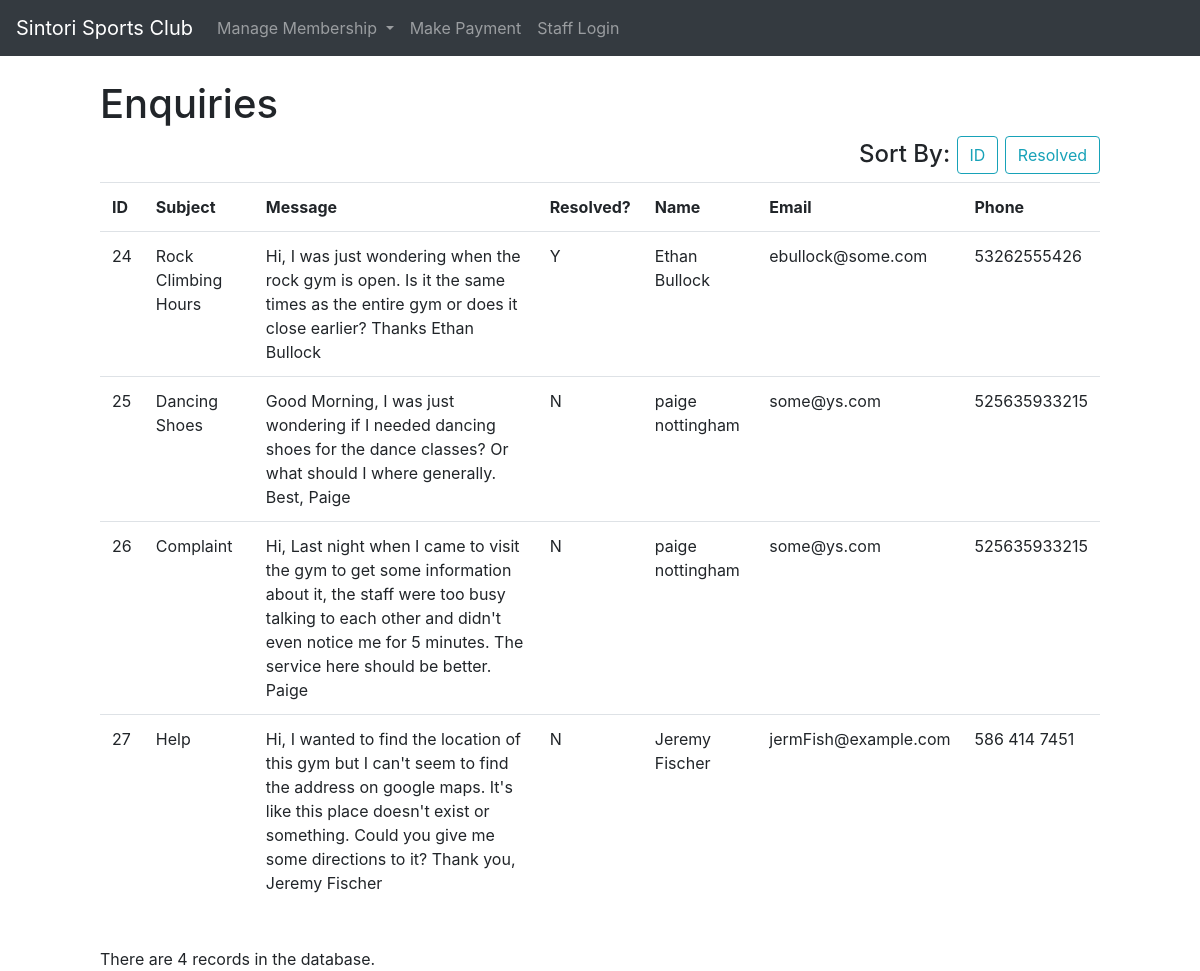
The app's page /enquiry_viewall.php with its own data.
### tables this page shows
CREATE TABLE `enquiry` (
  `enquiryID` mediumint(8) UNSIGNED NOT NULL,
  `subject` varchar(255) DEFAULT NULL,
  `enquiryComment` longtext NOT NULL,
  `resolved` enum('Y','N') NOT NULL DEFAULT 'N',
  `nonmemberID` mediumint(8) UNSIGNED NOT NULL
);

CREATE TABLE `nonmember` (
  `nonmemberID` mediumint(8) UNSIGNED NOT NULL,
  `fname` varchar(20) NOT NULL,
  `lname` varchar(20) NOT NULL,
  `email` varchar(30) NOT NULL,
  `phone` varchar(20) NOT NULL
);

### enquiry_viewall.php (the view, shortened to what this page needs)
<!doctype html>
<html>
<head>
	<link rel="stylesheet" type="text/css" href="style.css">
</head>
<body>
	<?php include ('nav_staff.inc.php');
  echo '<h1>Enquiries</h1>';
  require ('connectDB.php');
	$display=19;
	if (isset($_GET['s']) && is_numeric($_GET['s'])) {
		$start = $_GET['s'];
	} else {
		$start = 0;
	}
	$sort = (isset($_GET['sort'])) ? $_GET['sort'] : 'res';
	switch ($sort) {
		case 'res':
			$order_by = 'enquiry.resolved';
			break;
	}
  $q = "SELECT enquiry.enquiryID, enquiry.subject, enquiry.enquiryComment, enquiry.resolved, nonmember.fname, nonmember.lname, nonmember.email, nonmember.phone
  FROM enquiry INNER JOIN nonmember ON enquiry.nonmemberID = nonmember.nonmemberID
  ORDER BY $order_by LIMIT $start, $display";
  $r = @mysqli_query($dbc, $q);
  if($r){
    $num = mysqli_num_rows($r);
    if($num > 0){
			echo "<h4 class='text-right'>Sort By:
			<a type='button' class='btn btn-outline-info' href='enquiry_viewall.php?sort=ID'>ID </a>
			<a type='button' class='btn btn-outline-info' href='enquiry_viewall.php?sort=res'>Resolved</a></h4>";
      echo '<table class="table">
            <tr><td align="left"><b>ID</b></td><td align="left"><b>Subject</b></td>
            <td align="left"><b>Message</b></td><td align="left"><b>Resolved?</b></td>
            <td align="left"><b>Name</b></td><td align="left"><b>Email</b></td>
            <td align="left"><b>Phone</b></td></tr>';
            while ($row = mysqli_fetch_array($r)) {
              echo '<tr><td align="left">' . $row[0] . '</td>
              <td align="left">' . $row[1] . '</td>
              <td align="left">' . $row[2] . '</td><td align="left">' . $row[3] . '</td>
              <td align="left">' . $row[4] . ' ' . $row[5] . '</td>
              <td align="left">' . $row[6] . '</td>
							<td align="left">' . $row[7] . '</td></tr>';
            }
            echo '</table>';
            echo "<br/>There are $num records in the database.";
          }
          else{
            echo "There are no enquiries in the database<br/>";
          }
        }
        else{
          echo '<p class="error">The current enquiries could not be retrieved. We apologize for any inconvenience.</p>';
        }
      ?>
</body>
</html>

### style.css (style rules this page uses)
body { padding-top: 80px; padding-left: 100px; padding-right: 100px; background-color: lightblue; }

### records on screen
enquiry: enquiryID "24", subject "Rock Climbing Hours", enquiryComment "Hi, I was just wondering when the rock gym is open. Is it the same times as the entire gym or does it close earlier? Thanks Ethan Bullock", resolved "Y", nonmemberID.fname "Ethan", nonmemberID.lname "Bullock", nonmemberID.email "ebullock@some.com", nonmemberID.phone "53262555426"
enquiry: enquiryID "25", subject "Dancing Shoes", enquiryComment "Good Morning, I was just wondering if I needed dancing shoes for the dance classes? Or what should I where generally. Best, Paige", resolved "N", nonmemberID.fname "paige", nonmemberID.lname "nottingham", nonmemberID.email "some@ys.com", nonmemberID.phone "525635933215"
enquiry: enquiryID "26", subject "Complaint", enquiryComment "Hi, Last night when I came to visit the gym to get some information about it, the staff were too busy talking to each other and didn't even notice me for 5 minutes. The service here should be better. Paige", resolved "N", nonmemberID.fname "paige", nonmemberID.lname "nottingham", nonmemberID.email "some@ys.com", nonmemberID.phone "525635933215"
enquiry: enquiryID "27", subject "Help", enquiryComment "Hi, I wanted to find the location of this gym but I can't seem to find the address on google maps. It's like this place doesn't exist or something. Could you give me some directions to it? Thank you, Jeremy Fischer", resolved "N", nonmemberID.fname "Jeremy", nonmemberID.lname "Fischer", nonmemberID.email "jermFish@example.com", nonmemberID.phone "586 414 7451"

### other values on screen
$num "4"
